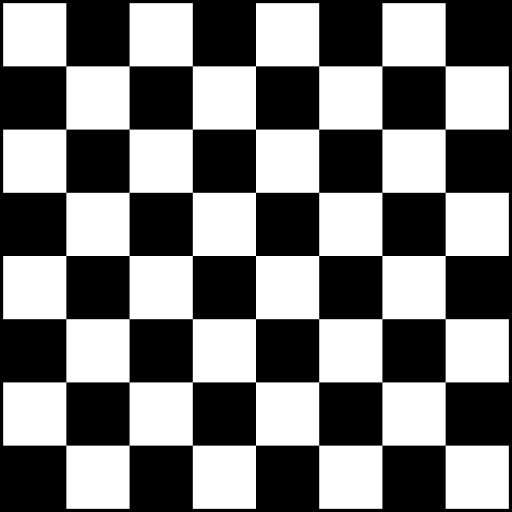
#> input picture IMA204 - Imagerie médicale et biologique et Représentation des connaissances/TP2_Image_Registration_Fourier/Chess_Board.png, 1024 x 1024 px (shown at 1/2 size)
$ jupyter execute TP_ImageregistrationFourier_SOUSA.ipynb
#> lines starting #> are read from the running program, lines starting #| are printed output that depends on the picture
## Image registration (Fourier based)

**Deadline**: Upload this notebook (rename it as 'TP-ImageregistrationFourier-YOUR-SURNAME.ipynb') to E-Campus before the deadline. Please check on E-Campus for the exact date.

**Goal**: The goal of this notebook is to implement the algorithms seen today for Fourier-based rigid image registration. We will focus only on translation and rotation. Please answer the questions and complete the code where you see **XXXXXXXXXXXXXX**

Let's first download (or upload if you are using your own computer) the data.

[cell 1]
if 'google.colab' in str(get_ipython()):
  from google_drive_downloader import GoogleDriveDownloader as gdd
  gdd.download_file_from_google_drive(file_id='1slGiE3jssCrFft-2TbcsWHrst95DDShT',
  dest_path='./paris-satellite.jpg')

  from google_drive_downloader import GoogleDriveDownloader as gdd
  gdd.download_file_from_google_drive(file_id='1MVIhPTMq-KjuawlwIVvS063UpAOQYvzo',
  dest_path='./Chess_Board.png')
else:
  print('You are not using Colab. Please define working_dir with the absolute path to the folder where you downloaded the data')

# Please modify working_dir only if you are using your Anaconda (and not Google Colab)
# You should write the absolute path of your working directory with the data
workingDir='./'

and the needed libraries

[cell 2]
import math
import numpy as np
from numpy import linalg as LA
from matplotlib import pyplot as plt
from skimage.io import imread
from skimage.transform import resize, rescale, warp_polar, warp, SimilarityTransform, rotate
from skimage.morphology import square, dilation

Please run the following algorithms using a satellite image of Paris and a figure of a chessboard.

[cell 3]
#img = imread(workingDir + 'paris-satellite.jpg')
img = imread(workingDir + 'Chess_Board.png')
#> img is the input picture: shape (1024, 1024, 3); min 0, max 255, mean 124.4

print(img.shape)
#| (1024, 1024, 3)

fig = plt.figure(figsize=(20, 15))
ax1 = plt.subplot(1, 3, 1)
ax2 = plt.subplot(1, 3, 2)
ax3 = plt.subplot(1, 3, 3)
ax1.imshow(img[:,:,0], cmap='gray')
ax1.invert_yaxis()
ax1.set_title('R')
ax2.imshow(img[:,:,1], cmap='gray')
ax2.invert_yaxis()
ax2.set_title('G')
ax3.imshow(img[:,:,2], cmap='gray')
ax3.invert_yaxis()
ax3.set_title('B')
plt.show()

In order to compute the rotation and translation displacement between two images we first need to define a funtion which computes the phase correlation. Please complete the code

Remember than in `numpy`:
*   to compute the FFT we use `np.fft.fft2`
*   to compute the inverse FFT we use `np.fft.ifft2`
*   to compute the complex conjugate you can use `np.conj`
*   to compute the magnitude of a Fourier transform $F$ you can use `np.sqrt(np.real(F)**2 + np.imag(F)**2)` or simply `np.abs`
*   Another important function maybe useful for later... `np.fft.fftshift`

[cell 4]
def phaseCorrelation(X,Y):
  # Compute the fft of X
  fX = np.fft.fft2(X)
  if np.any(np.isnan(fX)) or np.any(np.isinf(fX)):
    print('problem ! There is a Nan and or Inf')
  # Compute the fft of the translated image Y
  fY = np.fft.fft2(Y)
  if np.any(np.isnan(fY)) or np.any(np.isinf(fY)):
    print('problem ! There is a Nan and or Inf')
  # Compute the complex conjugate
  fYc = np.conj(fY)
  #fXc = np.conj(fX)
  # Compute cross-power spectrum
  eps = 1e-30 # in order not to divide by zero
  CPS = fYc*fX / (np.abs(fYc*fX) + eps)
  #CPS = fXc*fY / (np.abs(fY*fXc) + eps)
  # compute the shift
  shift = np.fft.ifft2(CPS)
  # take only the real part (it should be a real delta...)
  realShift = np.real(shift)
  ## delete small values (noise)
  realShift = np.multiply(realShift, np.max(realShift)/2)
  # look for the index corresponding to the maximum value
  ind = np.unravel_index(np.argmax(realShift), realShift.shape)
  # ind[0] corresponds to the row thus to the shift along the second axis (i.e. y-axis)
  # ind[1] corresponds to the column thus to the shift along the first axis (i.e. x-axis)
  return ind, realShift

Let's first create a translated version of the original image with and without Gaussian noise. To simplify things we will just use one channel (a gray image). You can choose the channel you want.

To deform the image, we will use the `warp` function of scikit-image. You will have to choose if you want a linear shift (`mode='constant'`) or a circular shift (`mode='wrap')

[cell 5]
# Let's use only one channel
imgG=img[:, :, 1]
a=200 # should be smaller than imgG.shape[0]
b=400 # should be smaller than imgG.shape[1]

# simple translation (the minus sign is to make it consistent with the lecture slides)
tformTranslation = SimilarityTransform(translation=(-a,-b))
# translated image
# mode='wrap' to have circuar shift or mode='constant' to have zero padding
# It works in both cases !! Even though we always assume a circuar shift transated image
imgGT = warp(imgG, tformTranslation, mode='wrap')
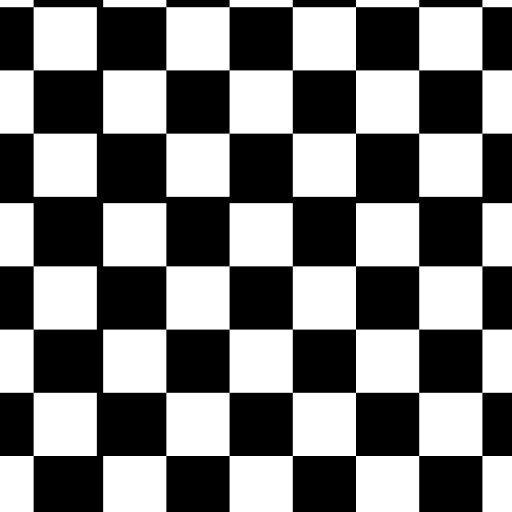
#> imgGT: shape (1024, 1024) float64 (shown at 1/2 size); min 0, max 1, mean 0.488
# translated and noise image
imgGTN = imgGT + np.random.normal(0, 0.15, imgGT.shape)

fig = plt.figure(figsize=(20, 15))
ax1 = plt.subplot(1, 3, 1)
ax2 = plt.subplot(1, 3, 2)
ax3 = plt.subplot(1, 3, 3)
ax1.imshow(imgG, cmap='gray')
ax1.invert_yaxis()
ax1.set_title('original image')
ax2.imshow(imgGT, cmap='gray')
ax2.invert_yaxis()
ax2.set_title('image translated')
ax3.imshow(imgGTN, cmap='gray')
ax3.invert_yaxis()
ax3.set_title('image translated + Gaussian noise')
plt.show()
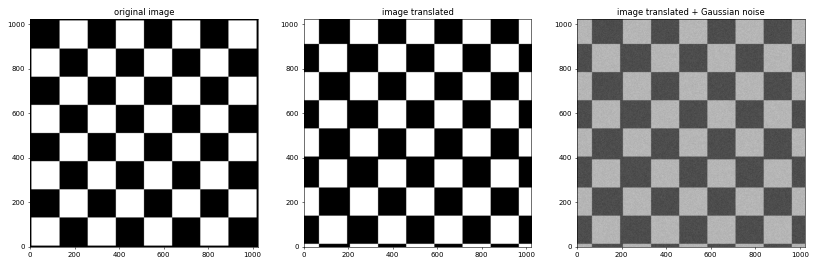
#> figure drawn by matplotlib, 3 panels

Let's try to find the translation parameters using the phase Correlation method.

Remember that when assuming a circular shift, as it is case here, a negative displacement $a$ is equivalent to a positive displacement $N+a$ where we also assume that $a<N$. Same things for $b$.

Furthermore, we assume that we don't know whether the image has been created using a circular or a linear shift. You will have to test it and find the correct warp mode !

Question: How would you find the correct image ? Implement your idea.

Answer: An extremely inefficient (but easy to implement) way to do so is a brute force code which checks all possible combination of displacements (a,b) and calculate the difference between the original displaced image and the displaced images for each (a,b) in the range of the image size.

To check if the warp is circular or linear, we just need to check if the sum of values of every pixel in the image is still the same, since the linear shift will always turn a slice of the image into zeroes.

[cell 6]
imgGcopy = warp(imgG, SimilarityTransform(translation=(0,0)) , mode='wrap')
print("Shift mode =", "circular" if int(np.sum(imgGcopy)) - int(np.sum(imgGT)) == 0 else "linear")
#| Shift mode = circular

[cell 7]
''' Commenting the code because it'd take too long to execute.
  for ia in range(imgG.shape[0]):
  print(ia, jb)
  for jb in range(imgG.shape[1]):
    newImgGT = warp(imgG, SimilarityTransform(translation=(ia,jb)), mode='wrap')
    if np.sum(newImgGT - imgGT) == 0:
      print("a =", ia, ", b =", jb)'''

# Translate image

[cell 8]
ind, realShift = phaseCorrelation(imgG, imgGT)
#> in phaseCorrelation, `ind = np.unravel_index(np.argmax(realShift), realShift.shape)`: ind = (624, 824)
#> ind = (624, 824)
if a<0:
  print('Expected a is:', imgG.shape[0]+a, ' using a circular shift this is equivalent to:', a)
else:
  print('Expected a is:', a)
print('Estimated a is:', ind[1], 'using a circular shift this is equivalent to:', imgG.shape[0]-ind[1])
#| Estimated a is: 824 using a circular shift this is equivalent to: 200

if b<0:
  print('Expected b is:', imgG.shape[1]+b, ' using a circular shift this is equivalent to:', b)
else:
  print('Expected b is:', b)
  print('Estimated b is:', ind[0], 'using a circular shift this is equivalent to:', imgG.shape[1]-ind[0])
#| Estimated b is: 624 using a circular shift this is equivalent to: 400

#
# look for the correct image
#

alist = [ind[1], imgG.shape[0]-ind[1], ind[1], imgG.shape[0]-ind[1]]
#> alist = [824, 200, 824, 200]
blist = [ind[0], imgG.shape[1]-ind[0], imgG.shape[1]-ind[0], ind[0]]
#> blist = [624, 400, 400, 624]
linearImages = []
linearParam = []
for aa, bb in zip(alist, blist):
  tformTranslation = SimilarityTransform(translation=(-aa,-bb))
  imgGConstant = warp(imgG, tformTranslation, mode='constant')
  linearImages.append(imgGConstant)
  linearParam.append((aa,bb))
#> this loop made 4 passes
#> (aa, bb) on passes 1 to 4: (824, 624), (200, 400), (824, 400), (200, 624)
#> after the loop, linearImages = 4 items; linearParam = [(824, 624), (200, 400), (824, 400), (200, 624)]

# Look for the right combination of parameters and for the right warp mode

#
# Plot images
#

fig, axs = plt.subplots(3,4, figsize=(20, 20))
fig.subplots_adjust(hspace = .5, wspace=.001)
axs = axs.ravel()
axs[0].imshow(imgG, cmap='gray')
axs[0].set_title('Original Image')
axs[1].imshow(imgGT , cmap='gray')
axs[1].set_title('Image translated')
# we use a dilation to be able to see the point (an impulse)
axs[2].imshow(dilation(realShift,square(10)), cmap='gray')
axs[2].set_title('shift (gray)')
axs[3].imshow(dilation(realShift,square(10)))
axs[3].set_title('shift (colored)')
k=4
# Plot all possible images with both the wrap mode and the 1000constant mode
for i in range(4):
  axs[k].imshow(warp(imgG, SimilarityTransform(translation=(-alist[i],-blist[i])) , mode='wrap') , cmap='gray')
  axs[k].set_title('Estimated image with circular shift \n using a={0}, b={1}'.format( alist[i],blist[i]))
  k=k+1
#> after the loop, k = 8
for i in range(4):
  axs[k].imshow(warp(imgG, SimilarityTransform(translation=(-alist[i],-blist[i])) , mode='constant') , cmap='gray')
  axs[k].set_title('Estimated image with linear shift \n using a={0}, b={1}'.format( alist[i],blist[i]))
  k=k+1
#> after the loop, k = 12
plt.show()

# Translation and Gaussian noise image

Please do exactly the same thing as before but using the translated image with noise.

Question: Does the noise have an impact on the estimate ? If yes, when ?

Answer: Yes. The estimate starts deviating from the actual values when the standard deviation of the noise is around 30 (value achieved empirically). Theoretically, the realShift image should contain 1 where x=a and y=b, and 0 elsewhere, but due to the noise this doesn't happen. We search then for the location with the greatest peak, but this can be a peak caused by the noise if the noise is too high.

[cell 9]
imgGTN = imgGT + np.random.normal(0, 200*0.15, imgGT.shape)
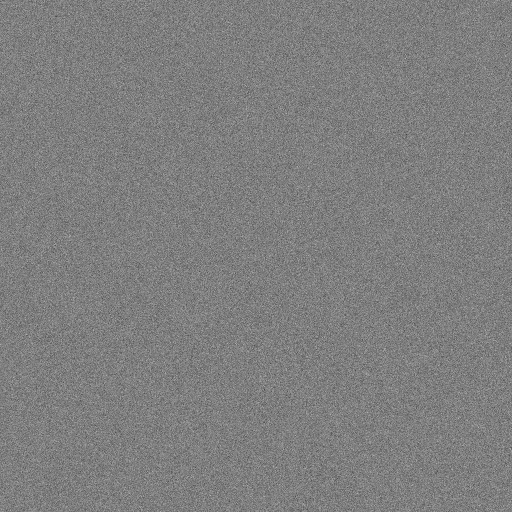
#> imgGTN: shape (1024, 1024) float64 (shown at 1/2 size); min -142.2, max 144.9, mean 0.5; drawn with min black and max white

ind, realShift = phaseCorrelation(imgG, imgGTN)
#> ind = (98, 511)
if a<0:
  print('Expected a is:', imgG.shape[0]+a, ' using a circular shift this is equivalent to:', a)
else:
  print('Expected a is:', a)
print('Estimated a is:', ind[1], 'using a circular shift this is equivalent to:', imgG.shape[0]-ind[1])
#| Estimated a is: 511 using a circular shift this is equivalent to: 513

if b<0:
  print('Expected b is:', imgG.shape[1]+b, ' using a circular shift this is equivalent to:', b)
else:
  print('Expected b is:', b)
  print('Estimated b is:', ind[0], 'using a circular shift this is equivalent to:', imgG.shape[1]-ind[0])
#| Estimated b is: 98 using a circular shift this is equivalent to: 926

#
# look for the correct image
#

alist = [ind[1], imgG.shape[0]-ind[1], ind[1], imgG.shape[0]-ind[1]]
#> alist = [511, 513, 511, 513]
blist = [ind[0], imgG.shape[1]-ind[0], imgG.shape[1]-ind[0], ind[0]]
#> blist = [98, 926, 926, 98]
linearImages = []
linearParam = []
for aa, bb in zip(alist, blist):
  tformTranslation = SimilarityTransform(translation=(-aa,-bb))
  imgGConstant = warp(imgG, tformTranslation, mode='constant')
  linearImages.append(imgGConstant)
  linearParam.append((aa,bb))
#> this loop made 4 passes
#> (aa, bb) on passes 1 to 4: (511, 98), (513, 926), (511, 926), (513, 98)
#> pass 1, `imgGConstant = warp(imgG, tformTranslation, mode='constant')`:
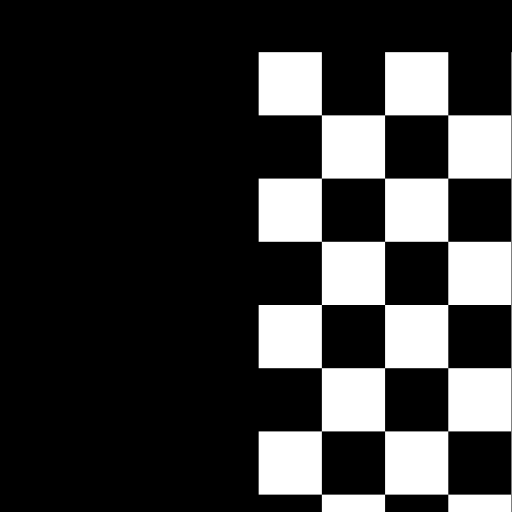
#> imgGConstant: shape (1024, 1024) float64 (shown at 1/2 size); min 0, max 1, mean 0.222
#> after the loop, linearParam = [(511, 98), (513, 926), (511, 926), (513, 98)]

# Look for the right combination of parameters and for the right warp mode

#
# Plot images
#

fig, axs = plt.subplots(3,4, figsize=(20, 20))
fig.subplots_adjust(hspace = .5, wspace=.001)
axs = axs.ravel()
axs[0].imshow(imgG, cmap='gray')
axs[0].set_title('Original Image')
axs[1].imshow(imgGT , cmap='gray')
axs[1].set_title('Image translated')
# we use a dilation to be able to see the point (an impulse)
axs[2].imshow(dilation(realShift,square(10)), cmap='gray')
axs[2].set_title('shift (gray)')
axs[3].imshow(dilation(realShift,square(10)))
axs[3].set_title('shift (colored)')
k=4
# Plot all possible images with both the wrap mode and the 1000constant mode
for i in range(4):
  axs[k].imshow(warp(imgG, SimilarityTransform(translation=(-alist[i],-blist[i])) , mode='wrap') , cmap='gray')
  axs[k].set_title('Estimated image with circular shift \n using a={0}, b={1}'.format( alist[i],blist[i]))
  k=k+1
#> after the loop, k = 8
for i in range(4):
  axs[k].imshow(warp(imgG, SimilarityTransform(translation=(-alist[i],-blist[i])) , mode='constant') , cmap='gray')
  axs[k].set_title('Estimated image with linear shift \n using a={0}, b={1}'.format( alist[i],blist[i]))
  k=k+1
#> after the loop, k = 12
plt.show()
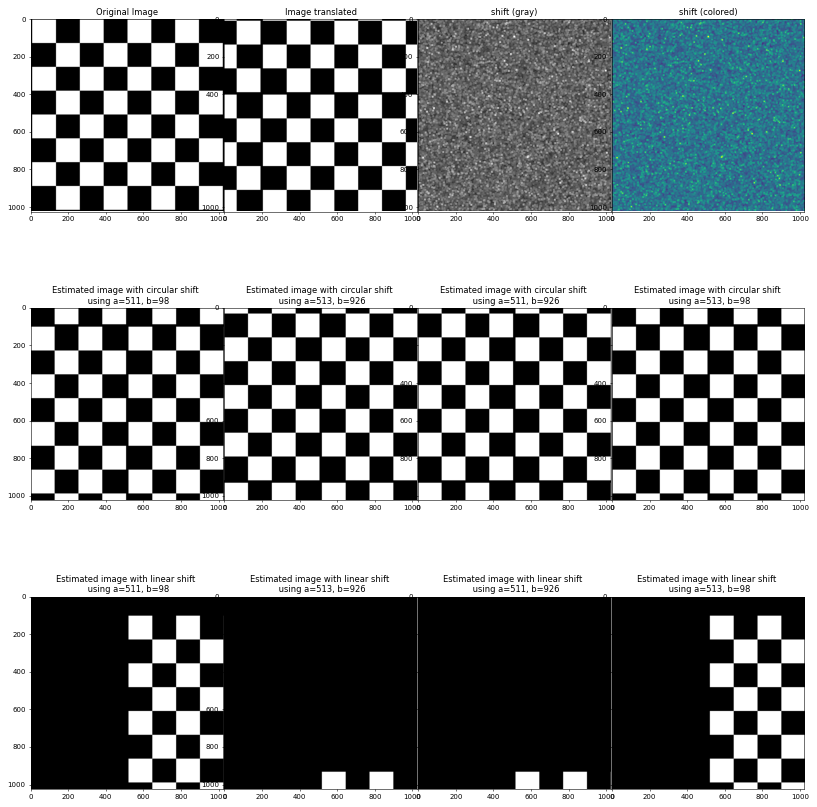
#> figure drawn by matplotlib, 12 panels

## Rotation (with respect to the center of the image)

Here, you will look for the rotation angle.
First, let's create a rotated version of the original image with respect to the center of the image. Please be careful to perform the following analyses always with respect to the center of the image.

[cell 10]
# Let's use only one channel
imgG = img[:, :, 1]
theta = 37 # Rotation angle in counter-clockwise direction as degree.

# simple rotation (minus sign to be consistent with the slides)
tformRotation = SimilarityTransform(rotation=(math.pi*theta)/180)

# Compute the center of the image
center = np.array((imgG.shape[0], imgG.shape[1])) / 2.
# compute the translation to have the origin at the center of the image
tform1 = SimilarityTransform(translation=-center)
# compute the translation to bring back the origin at the original position
tform3 = SimilarityTransform(translation=center)
# unite transformations, applied in order from left to right
tform = tform1 + tformRotation + tform3

# rotated image. Linear shift mode='constant'. Circular shift mode='wrap'
imgGR = warp(imgG, tform, mode='wrap')
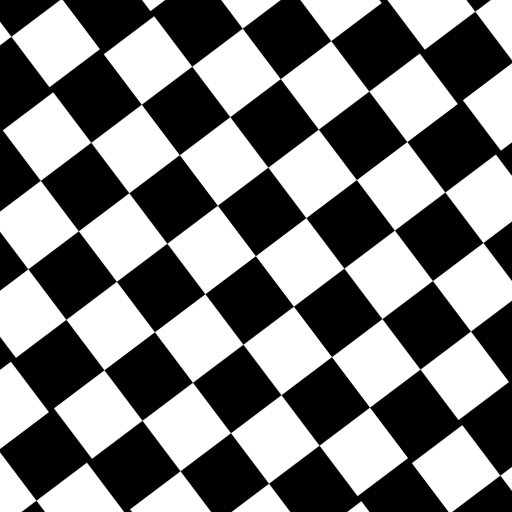
#> imgGR: shape (1024, 1024) float64 (shown at 1/2 size); min 0, max 1, mean 0.49
# translated and noise image
imgGRN = imgGR + np.random.normal(0, 0.1, imgGT.shape)
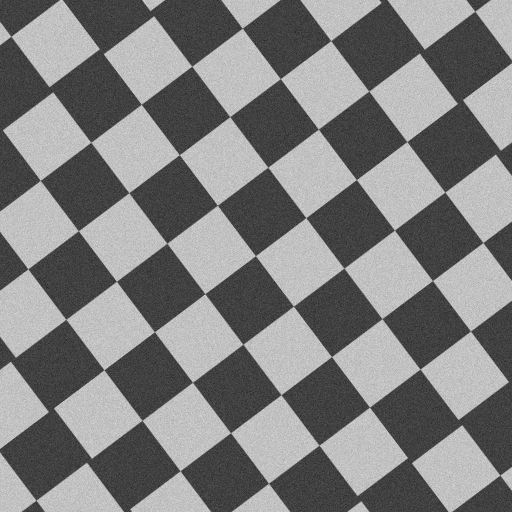
#> imgGRN: shape (1024, 1024) float64 (shown at 1/2 size); min -0.503, max 1.48, mean 0.49; drawn with min black and max white

fig = plt.figure(figsize=(20, 15))
ax1 = plt.subplot(1, 3, 1)
ax2 = plt.subplot(1, 3, 2)
ax3 = plt.subplot(1, 3, 3)
ax1.imshow(imgG, cmap='gray')
ax1.set_title('original image')
ax2.imshow(imgGR, cmap='gray')
ax2.set_title('image rotated')
ax3.imshow(imgGRN, cmap='gray')
ax3.set_title('image rotated + Gaussian noise')
plt.show()

As before, we have two ambiguities. One about the angle, which could be $\alpha$ or $\alpha +180$ degrees. And the other one with respect to the shift that has been used to create the rotated image (linear or circular).

Please look for the correct set of parameters (angle and warp mode). First for the rotated image...

[cell 11]
# computation of amplitude/magnitude of original and rotated image
# we also shift the zero-frequency component to the center of the spectrum since we want to have the origin in the middle
# Hint: look at the previously presented 'useful' function...
MimgG = np.fft.fftshift(np.abs(np.fft.fft2(imgG)))
MimgGR = np.fft.fftshift(np.abs(np.fft.fft2(imgGR)))

# center is assumed to be the middle of the image
# We will use warp_polar of scikit image but other functions could be used
MimgGP = warp_polar(MimgG)
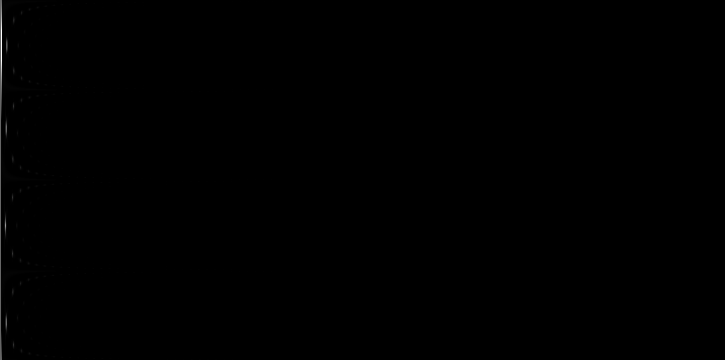
#> MimgGP: shape (360, 725) float64; min 0, max 83369049.2, mean 104682; drawn with min black and max white
MimgGRP = warp_polar(MimgGR)

ind, realShift = phaseCorrelation(MimgGP, MimgGRP)
#> ind = (37, 0)
print('Expected angle (degrees) of rotation:', theta)
print('Estimated angle (degrees) of rotation:', ind[0], 'or', 180+ind[0])
#| Estimated angle (degrees) of rotation: 37 or 217

#
# look for the correct image
#
anglelist = [ind[0], 180+ind[0], ind[0], 180+ind[0]]
#> anglelist = [37, 217, 37, 217]
modeList = ['constant', 'wrap', 'wrap', 'constant']
Images = []
Param = []
for t, m in zip(anglelist, modeList):
  tformRotation = SimilarityTransform(rotation=(math.pi*t)/180)
  imgWarped = warp(imgG, tformRotation, mode=m)
  Images.append(imgWarped)
  Param.append((t,m))
#> this loop made 4 passes
#> (t, m) on passes 1 to 4: (37, 'constant'), (217, 'wrap'), (37, 'wrap'), (217, 'constant')
#> pass 1, `imgWarped = warp(imgG, tformRotation, mode=m)`:
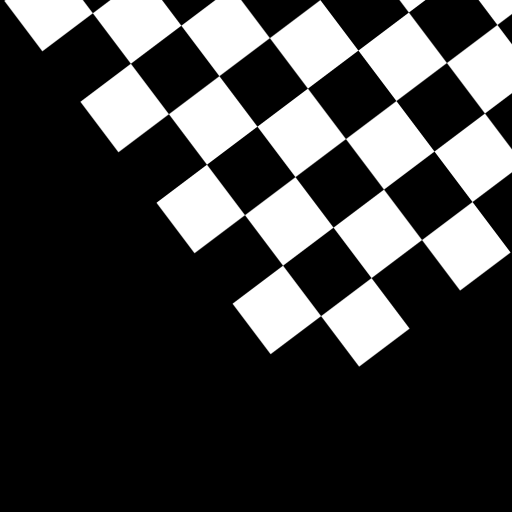
#> imgWarped: shape (1024, 1024) float64 (shown at 1/2 size); min 0, max 1, mean 0.251
#> pass 2, `imgWarped = warp(imgG, tformRotation, mode=m)`:
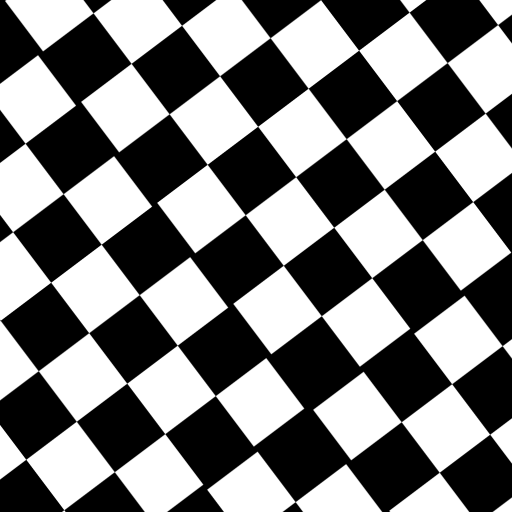
#> imgWarped: shape (1024, 1024) float64 (shown at 1/2 size); min 0, max 1, mean 0.493
#> after the loop, Images = 4 items; Param = [(37, 'constant'), (217, 'wrap'), (37, 'wrap'), (217, 'constant')]


# Look for the right combination of parameters and for the right warp mode

# Plot images and results
fig, axs = plt.subplots(2,4, figsize=(20, 10))
fig.subplots_adjust(hspace = .5, wspace=.001)
axs = axs.ravel()
axs[0].imshow(imgG, cmap='gray')
axs[0].set_title('Original Image')
axs[1].imshow(20*np.log(MimgG))
axs[1].set_title('Centered Magnitude Spectrum Original Image')
axs[2].imshow(imgGR, cmap='gray')
axs[2].set_title('Rotated Image')
axs[3].imshow(20*np.log(MimgGR))
axs[3].set_title('Centered Magnitude Spectrum Rotated Image')
k = 4
for i in range(4):
  axs[k].imshow(warp(imgG,tform1+ SimilarityTransform(rotation=(math.pi*anglelist[i])/180) + tform3 , mode=modeList[i]) , cmap='gray')
  axs[k].set_title('Estimated image with {0} mode shift \n using an angle of {1} degrees'.format(modeList[i],anglelist[i] ))
  k = k+1
#> (the rest of the program and of its run is left out)
